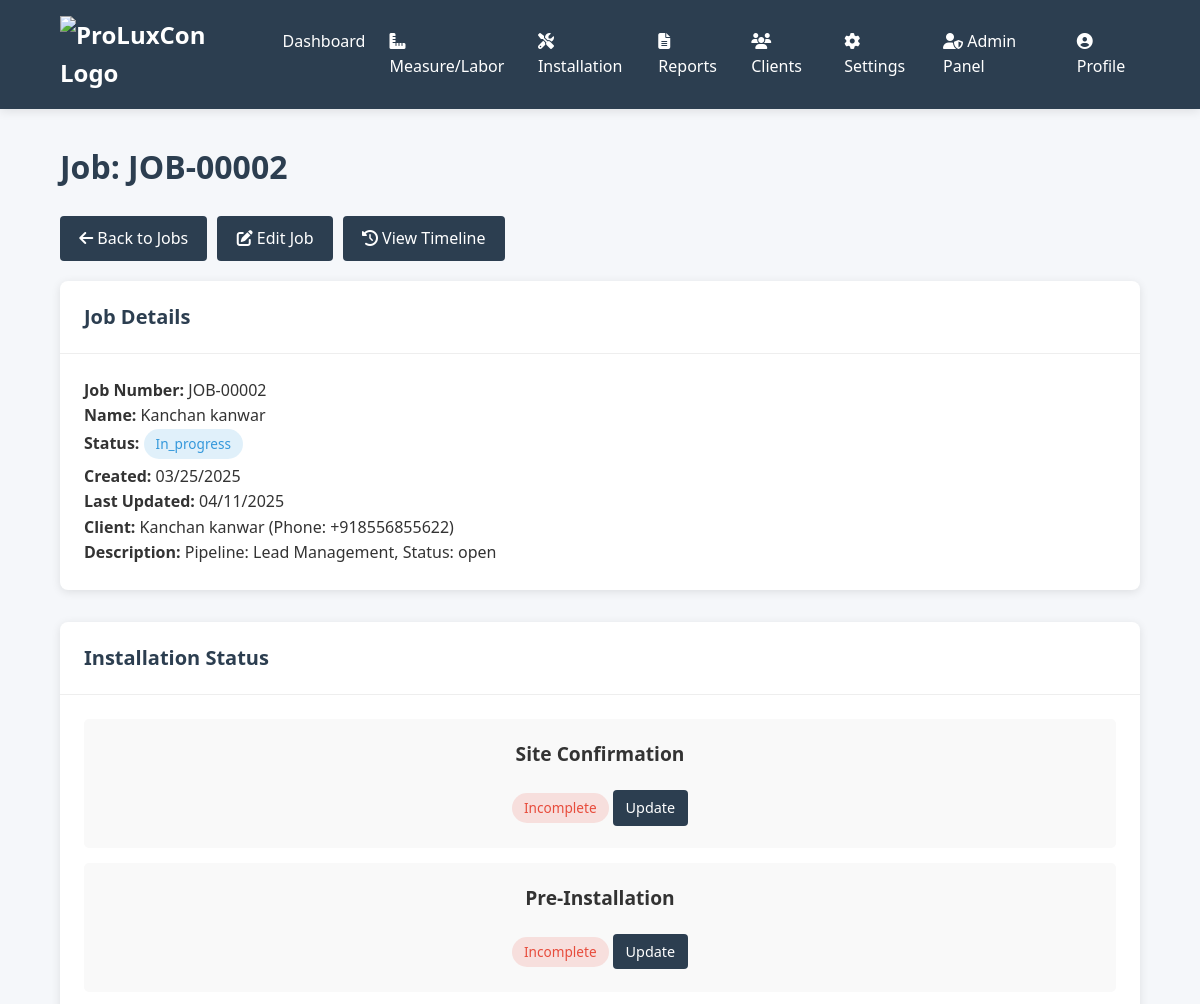
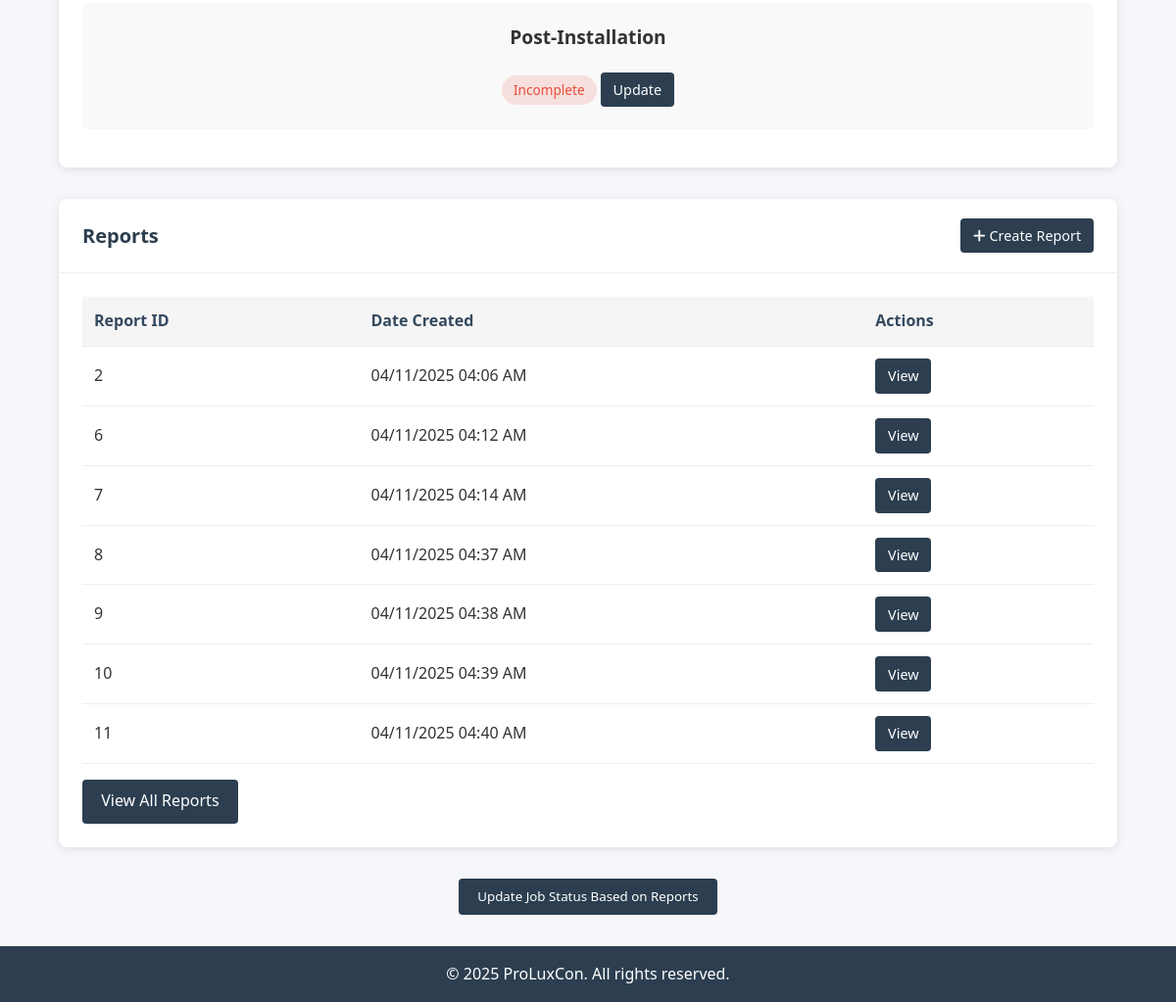
The page /view-job/2 (signed in) on the database its author committed (2 pictures, top to bottom).
### app.py (models this page shows, shortened)
class Job(db.Model):
    __tablename__ = "job"
    id = db.Column(db.Integer, primary_key=True)
    job_number = db.Column(db.String(20), unique=True, nullable=False)
    name = db.Column(db.String(150), nullable=False)
    description = db.Column(db.Text)
    created_at = db.Column(db.DateTime, default=datetime.utcnow)
    updated_at = db.Column(
        db.DateTime, default=datetime.utcnow, onupdate=datetime.utcnow
    )
    status = db.Column(
        db.String(20), default="pending"
    )  # pending, in_progress, completed, cancelled
    client_id = db.Column(db.Integer, db.ForeignKey("client.id"), nullable=False)
    user_id = db.Column(
        db.Integer, db.ForeignKey("user.id"), nullable=False
    )  # Created by / Owned by
    user = db.relationship("User", backref="jobs")
    reports = db.relationship("Report", back_populates="job", lazy=True)
    job_statuses = db.relationship("JobStatus", backref="job", lazy=True)
    @property
    def site_confirmation_status(self):
        status = JobStatus.query.filter_by(
            job_id=self.id, stage="site_confirmation"
        ).first()
        return status.status if status else "incomplete"
    @property
    def pre_installation_status(self):
        status = JobStatus.query.filter_by(
            job_id=self.id, stage="pre_installation"
        ).first()
        return status.status if status else "incomplete"
    @property
    def post_installation_status(self):
        status = JobStatus.query.filter_by(
            job_id=self.id, stage="post_installation"
        ).first()
        return status.status if status else "incomplete"

class Client(db.Model):
    __tablename__ = "client"
    id = db.Column(db.Integer, primary_key=True)
    name = db.Column(db.String(150), nullable=False)
    phone = db.Column(db.String(20))
    email = db.Column(db.String(150))
    address = db.Column(db.String(255))
    created_at = db.Column(db.DateTime, default=datetime.utcnow)
    user_id = db.Column(db.Integer, db.ForeignKey("user.id"), nullable=False)
    user = db.relationship("User", backref="clients")
    jobs = db.relationship("Job", backref="client", lazy=True)

class JobStatus(db.Model):
    __tablename__ = "job_status"
    id = db.Column(db.Integer, primary_key=True)
    job_id = db.Column(db.Integer, db.ForeignKey("job.id"), nullable=False)
    stage = db.Column(
        db.String(30), nullable=False
    )  # site_confirmation, pre_installation, post_installation
    status = db.Column(
        db.String(20), default="incomplete"
    )  # incomplete, in_progress, complete
    notes = db.Column(db.Text)
    created_at = db.Column(db.DateTime, default=datetime.utcnow)
    updated_at = db.Column(
        db.DateTime, default=datetime.utcnow, onupdate=datetime.utcnow
    )
    completed_at = db.Column(db.DateTime)
    completed_by_id = db.Column(db.Integer, db.ForeignKey("user.id"))
    completed_by = db.relationship("User", backref="completed_job_statuses")
    __table_args__ = (db.UniqueConstraint("job_id", "stage", name="_job_stage_uc"),)

class Report(db.Model):
    __tablename__ = "report"
    id = db.Column(db.Integer, primary_key=True)
    created_at = db.Column(db.DateTime, default=datetime.utcnow)
    job_id = db.Column(db.Integer, db.ForeignKey("job.id"), nullable=True)
    job = db.relationship("Job", back_populates="reports")
    user_id = db.Column(db.Integer, db.ForeignKey("user.id"), nullable=False)
    user = db.relationship("User", backref="reports")
    measurements = db.relationship("Measurement", backref="report", lazy=True)
    estimate = db.relationship("Estimate", uselist=False, backref="report")

### app.py (the view)
@app.route("/view-job/<int:job_id>")
def view_job(job_id):
    if "user_id" not in session:
        flash("Please log in to view the job.", "error")
        return redirect(url_for("login"))
    role = session.get("role")
    user_id = session["user_id"]
    if role == "admin":
        job = Job.query.get(job_id)
    else:
        job = Job.query.filter_by(id=job_id, user_id=user_id).first()
    if not job:
        flash("Job not found or access denied.", "error")
        return redirect(url_for("dashboard"))
    reports = Report.query.filter_by(job_id=job_id).all()
    return render_template("view_job.html", job=job, reports=reports)

### app.py (called while the page is built)
@app.before_request
def make_session_permanent():
    session.permanent = True

@app.context_processor
def utility_processor():
    def now():
        return datetime.utcnow()
    return dict(now=now)

### templates/view_job.html (shortened to what this page needs)
{% extends "base.html" %} {% block content %}
<h1 class="page-title">Job: {{ job.job_number }}</h1>
<div class="action-buttons" style="margin-bottom: 20px">
  <a href="{{ url_for('all_jobs') }}" class="btn">
    <i class="fas fa-arrow-left"></i> Back to Jobs
  </a>
  <a href="{{ url_for('edit_job', job_id=job.id) }}" class="btn">
    <i class="fas fa-edit"></i> Edit Job
  </a>
  <a href="{{ url_for('job_timeline', job_id=job.id) }}" class="btn">
    <i class="fas fa-history"></i> View Timeline
  </a>
</div>
<div class="card">
  <div class="card-header">
    <h2 class="card-title">Job Details</h2>
  </div>
  <div class="card-body">
    <div class="row">
      <div class="col-md-6">
        <p><strong>Job Number:</strong> {{ job.job_number }}</p>
        <p><strong>Name:</strong> {{ job.name }}</p>
        <p>
          <strong>Status:</strong>
          <span class="status-badge {{ job.status }}"
            >{{ job.status|title }}</span
          >
        </p>
        <p>
          <strong>Created:</strong> {{ job.created_at.strftime('%m/%d/%Y') }}
        </p>
        <p>
          <strong>Last Updated:</strong> {{ job.updated_at.strftime('%m/%d/%Y')
          }}
        </p>
      </div>
      <div class="col-md-6">
        <p>
          <strong>Client:</strong>
          {% if job.client_id %} {{ job.client.name }} {% if job.client.phone %}
          (Phone: {{ job.client.phone }}) {% endif %} {% else %} Not assigned {%
          endif %}
        </p>
        <p>
          <strong>Description:</strong> {{ job.description or "No description
          provided" }}
        </p>
      </div>
    </div>
  </div>
</div>
<div class="card" style="margin-top: 2rem">
  <div class="card-header">
    <h2 class="card-title">Installation Status</h2>
  </div>
  <div class="card-body">
    <div class="row">
      <div class="col-md-4">
        <div class="installation-status">
          <h3>Site Confirmation</h3>
          <div class="status-badge {{ job.site_confirmation_status }}">
            {{ job.site_confirmation_status|title }}
          </div>
          <a
            href="{{ url_for('site_confirmation') }}?job_id={{ job.id }}"
            class="btn btn-sm"
            style="margin-top: 10px"
          >
            Update
          </a>
        </div>
      </div>
      <div class="col-md-4">
        <div class="installation-status">
          <h3>Pre-Installation</h3>
          <div class="status-badge {{ job.pre_installation_status }}">
            {{ job.pre_installation_status|title }}
          </div>
          <a
            href="{{ url_for('pre_installation') }}?job_id={{ job.id }}"
            class="btn btn-sm"
            style="margin-top: 10px"
          >
            Update
          </a>
        </div>
      </div>
      <div class="col-md-4">
        <div class="installation-status">
          <h3>Post-Installation</h3>
          <div class="status-badge {{ job.post_installation_status }}">
            {{ job.post_installation_status|title }}
          </div>
          <a
            href="{{ url_for('post_installation') }}?job_id={{ job.id }}"
            class="btn btn-sm"
            style="margin-top: 10px"
          >
            Update
          </a>
        </div>
      </div>
    </div>
  </div>
</div>
<div class="card" style="margin-top: 2rem">
  <div class="card-header">
    <h2 class="card-title">Reports</h2>
    <a href="/create-report/{{ job.id }}" class="btn btn-sm">
      <i class="fas fa-plus"></i> Create Report
    </a>
  </div>
  <div class="card-body">
    {% if reports %}
    <div class="table-responsive">
      <table class="table">
        <thead>
          <tr>
            <th>Report ID</th>
            <th>Date Created</th>
            <th>Actions</th>
          </tr>
        </thead>
        <tbody>
          {% for report in reports %}
          <tr>
            <td>{{ report.id }}</td>
            <td>{{ report.created_at.strftime('%m/%d/%Y %I:%M %p') }}</td>
            <td>
              <a href="/view_report/{{ report.id }}" class="btn btn-sm">View</a>
            </td>
          </tr>
          {% endfor %}
        </tbody>
      </table>
    </div>
    <div class="text-center" style="margin-top: 1rem">
      <a href="/job_reports/{{ job.id }}" class="btn">View All Reports</a>
    </div>
    {% else %}
    <p class="text-center">No reports found for this job.</p>
    <div class="text-center">
      <a href="/create-report/{{ job.id }}" class="btn">Create First Report</a>
    </div>
    {% endif %}
  </div>
</div>
<div style="margin-top: 2rem; text-align: center">
  <form
    action="{{ url_for('update_job_from_reports', job_id=job.id) }}"
    method="POST"
  >
    <button type="submit" class="btn">
      Update Job Status Based on Reports
    </button>
  </form>
</div>
{% endblock %}

### static/styles.css (style rules this page uses)
:root { --primary: #2c3e50; --primary-dark: #1a2530; --secondary: #3498db; --light: #ecf0f1; --dark: #34495e; --success: #2ecc71; --danger: #e74c3c; --warning: #f39c12; --gray: #95a5a6; --text: #333; --shadow: 0 2px 10px rgba(0, 0, 0, 0.1); --border-radius: 4px; }
* { margin: 0; padding: 0; box-sizing: border-box; font-family: "Segoe UI", Tahoma, Geneva, Verdana, sans-serif; }
body { background-color: #f5f7fa; color: var(--text); line-height: 1.6; }
.page-title { margin-bottom: 1.5rem; color: var(--primary); }
.card { background: white; border-radius: 8px; box-shadow: var(--shadow); margin-bottom: 1.5rem; overflow: hidden; }
.card-header { display: flex; justify-content: space-between; align-items: center; padding: 1.25rem 1.5rem; border-bottom: 1px solid #eee; }
.card-body { padding: 1.5rem; }
.card-title { font-size: 1.25rem; color: var(--primary); font-weight: 600; margin: 0; }
.btn { padding: 0.6rem 1.2rem; background: var(--primary); color: white; border: none; border-radius: var(--border-radius); font-weight: 500; cursor: pointer; transition: background 0.3s; text-decoration: none; display: inline-block; }
.btn-sm { padding: 0.4rem 0.8rem; font-size: 0.9rem; }
.table-responsive { overflow-x: auto; }
table { width: 100%; border-collapse: collapse; }
th, td { padding: 0.75rem 1rem; text-align: left; }
th { background: var(--light); color: var(--dark); font-weight: 600; }
tr:not(:last-child) { border-bottom: 1px solid #eee; }
.status-badge { display: inline-block; padding: 0.25rem 0.75rem; border-radius: 50px; font-size: 0.85rem; font-weight: 500; text-transform: capitalize; }
.status-badge.incomplete { background: rgba(231, 76, 60, 0.15); color: var(--danger); }
.status-badge.in_progress { background: rgba(52, 152, 219, 0.15); color: var(--secondary); }

### templates/view_job.html (style rules this page uses)
.action-buttons { display: flex; gap: 10px; }
.installation-status { background: #f9f9f9; padding: 20px; border-radius: 5px; text-align: center; margin-bottom: 15px; }
.installation-status h3 { margin-top: 0; margin-bottom: 10px; font-size: 1.2rem; }
.status-badge { display: inline-block; padding: 0.25rem 0.75rem; border-radius: 50px; font-size: 0.85rem; font-weight: 500; text-transform: capitalize; margin-bottom: 5px; }
.status-badge.incomplete { background: rgba(231, 76, 60, 0.15); color: #e74c3c; }
.status-badge.in_progress { background: rgba(52, 152, 219, 0.15); color: #3498db; }
.table { width: 100%; border-collapse: collapse; }
.table th, .table td { padding: 0.75rem; text-align: left; border-bottom: 1px solid #eee; }
.table th { background-color: #f5f5f5; font-weight: 600; }

### rows shown on the page
Job: job_number "JOB-00002", name "Kanchan kanwar", status "In_progress", created_at "03/25/2025", updated_at "04/11/2025", description "Pipeline: Lead Management, Status: open"
Client: client.name "Kanchan kanwar", client.phone "+918556855622"
JobStatus: site_confirmation_status "Incomplete"
JobStatus: pre_installation_status "Incomplete"
JobStatus: post_installation_status "Incomplete"
Report: id "2", created_at "04/11/2025 04:06 AM"
Report: id "6", created_at "04/11/2025 04:12 AM"
Report: id "7", created_at "04/11/2025 04:14 AM"
Report: id "8", created_at "04/11/2025 04:37 AM"
Report: id "9", created_at "04/11/2025 04:38 AM"
Report: id "10", created_at "04/11/2025 04:39 AM"
Report: id "11", created_at "04/11/2025 04:40 AM"
